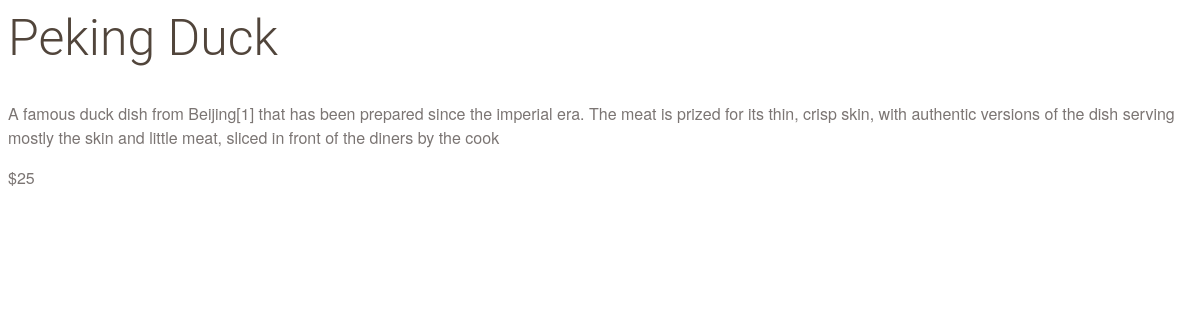
The app's page /catalog/Baseball/Peking Duck with its own data.
### database_setup.py (models this page shows, shortened)
class Item(Base):
    __tablename__ = 'item'
    name =Column(String(80), nullable = False)
    id = Column(Integer, primary_key = True)
    description = Column(String(250))
    price = Column(String(8))
    picture = Column(String(250), nullable = True)
    category_id = Column(Integer,ForeignKey('category.id'))
    date_creation = Column(DateTime(timezone=True), server_default=func.now())
    date_update = Column(DateTime(timezone=True), server_default=func.now())
    category = relationship(Category, back_populates='items')
    user_id = Column(Integer,ForeignKey('user.id'))
    user = relationship(User)

### application.py (the view)
@app.route('/catalog/<string:category_name>/<string:item_name>')
def infoItem(category_name, item_name):
    category = session.query(Category).filter_by(name=category_name).one()
    item = session.query(Item).filter((Item.name==item_name) & (Item.category_id == category.id)).one()
    if 'username' not in login_session:
        return render_template('publicitem.html', category_name=category_name, item=item)
    else:
        return render_template('item.html', category_name=category_name, item=item)

### application.py (called while the page is built)
@app.before_request
def csrf_protect():
    if request.method == "POST":
        token = login_session.pop('state', None)
        if not token or token != request.form.get('_csrf_token'):
            abort(403)

### templates/publicitem.html (shortened to what this page needs)
<html>
<head>
	</head><link rel=stylesheet type=text/css href="{{ url_for('static', filename='styles.css') }}">
	<body>
	<div class='pane'>
		<div class='header'>
		<h1>{{ item['name'] }}</h1>
	</div>
    <div class='description'>
		<p>{{item['description']}}</p>
	</div>
	<div class='price'>
	    <span class=price><p>{{item['price']}} </p></span>
    </div>
</div>
	</body>
</html>

### staticT/styles.css (style rules this page uses)
* { font-family: "Helvetica Neue Bold", Roboto, Helvetica, Arial, sans-serif; font-weight: 700; }
h1 { font-family: "Helvetica Neue Light", Roboto, Helvetica, Arial, sans-serif; font-size: 50px; color: #51453B; line-height: 60px; font-weight: 300; }
p { font-family: "Helvetica Neue", Roboto, Helvetica, Arial, sans-serif; font-size: 16px; color: #7B7573; line-height: 24px; font-weight: 400; }

### records on screen
Item: name "Peking Duck", description "A famous duck dish from Beijing[1] that has been prepared since the imperial era. The meat is prized for its thin, crisp skin, with authentic versions of the dish serving mostly the skin and little meat, sliced in front of the diners by the cook", price "$25"
